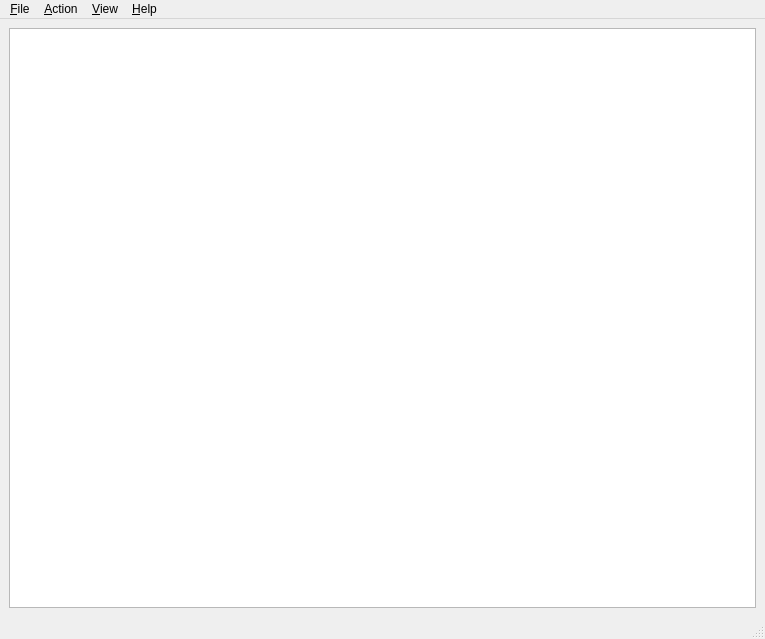
<?xml version="1.0" encoding="UTF-8"?>
<ui version="4.0">
    <class>MainWindow</class>
    <widget class="QMainWindow" name="MainWindow">
        <property name="geometry">
            <rect>
                <x>0</x>
                <y>0</y>
                <width>765</width>
                <height>639</height>
            </rect>
        </property>
        <property name="windowTitle">
            <string>Device Manager</string>
        </property>
        <widget class="QWidget" name="centralwidget">
            <layout class="QHBoxLayout" name="horizontalLayout">
                <item>
                    <widget class="QTreeView" name="treeView">
                        <property name="animated">
                            <bool>true</bool>
                        </property>
                        <attribute name="headerVisible">
                            <bool>false</bool>
                        </attribute>
                    </widget>
                </item>
            </layout>
        </widget>
        <widget class="QMenuBar" name="menubar">
            <property name="geometry">
                <rect>
                    <x>0</x>
                    <y>0</y>
                    <width>765</width>
                    <height>22</height>
                </rect>
            </property>
            <widget class="QMenu" name="menuFile">
                <property name="title">
                    <string>&amp;File</string>
                </property>
                <addaction name="actionOptions" />
                <addaction name="actionExit" />
            </widget>
            <widget class="QMenu" name="menuAction">
                <property name="title">
                    <string>&amp;Action</string>
                </property>
                <addaction name="actionUpdateDriver" />
                <addaction name="separator" />
                <addaction name="actionScanForHardwareChanges" />
                <addaction name="separator" />
                <addaction name="actionDevicesAndPrinters" />
                <addaction name="actionHelp" />
            </widget>
            <widget class="QMenu" name="menuView">
                <property name="title">
                    <string>&amp;View</string>
                </property>
                <addaction name="actionDevicesByType" />
                <addaction name="actionDevicesByConnection" />
                <addaction name="actionDevicesByDriver" />
                <addaction name="actionDriversByType" />
                <addaction name="actionDriversByDevice" />
                <addaction name="actionResourcesByType" />
                <addaction name="actionResourcesByConnection" />
                <addaction name="separator" />
                <addaction name="actionShowHiddenDevices" />
                <addaction name="actionCustomize" />
            </widget>
            <widget class="QMenu" name="menuHelp">
                <property name="title">
                    <string>&amp;Help</string>
                </property>
                <addaction name="actionHelpTopics" />
                <addaction name="actionWebsite" />
                <addaction name="separator" />
                <addaction name="actionAbout" />
            </widget>
            <addaction name="menuFile" />
            <addaction name="menuAction" />
            <addaction name="menuView" />
            <addaction name="menuHelp" />
        </widget>
        <widget class="QStatusBar" name="statusbar" />
        <action name="actionExit">
            <property name="text">
                <string>Exit</string>
            </property>
        </action>
        <action name="actionOptions">
            <property name="text">
                <string>Options...</string>
            </property>
        </action>
        <action name="actionUpdateDriver">
            <property name="text">
                <string>Update driver</string>
            </property>
            <property name="visible">
                <bool>false</bool>
            </property>
        </action>
        <action name="actionScanForHardwareChanges">
            <property name="text">
                <string>Scan for hardware changes</string>
            </property>
            <property name="shortcut">
                <string>F5</string>
            </property>
        </action>
        <action name="actionDevicesAndPrinters">
            <property name="text">
                <string>Devices and Printers</string>
            </property>
        </action>
        <action name="actionHelp">
            <property name="text">
                <string>Help</string>
            </property>
        </action>
        <action name="actionDevicesByType">
            <property name="checkable">
                <bool>true</bool>
            </property>
            <property name="checked">
                <bool>true</bool>
            </property>
            <property name="text">
                <string>D&amp;evices by type</string>
            </property>
        </action>
        <action name="actionDevicesByConnection">
            <property name="checkable">
                <bool>true</bool>
            </property>
            <property name="text">
                <string>De&amp;vices by connection</string>
            </property>
        </action>
        <action name="actionDevicesByDriver">
            <property name="checkable">
                <bool>true</bool>
            </property>
            <property name="text">
                <string>Dev&amp;ices by driver</string>
            </property>
        </action>
        <action name="actionDriversByType">
            <property name="checkable">
                <bool>true</bool>
            </property>
            <property name="text">
                <string>Drive&amp;rs by type</string>
            </property>
        </action>
        <action name="actionDriversByDevice">
            <property name="checkable">
                <bool>true</bool>
            </property>
            <property name="text">
                <string>Driver&amp;s by device</string>
            </property>
        </action>
        <action name="actionResourcesByType">
            <property name="checkable">
                <bool>true</bool>
            </property>
            <property name="text">
                <string>Resources by t&amp;ype</string>
            </property>
        </action>
        <action name="actionResourcesByConnection">
            <property name="checkable">
                <bool>true</bool>
            </property>
            <property name="text">
                <string>Resources by co&amp;nnection</string>
            </property>
        </action>
        <action name="actionShowHiddenDevices">
            <property name="checkable">
                <bool>true</bool>
            </property>
            <property name="text">
                <string>Sho&amp;w hidden devices</string>
            </property>
        </action>
        <action name="actionCustomize">
            <property name="text">
                <string>C&amp;ustomize...</string>
            </property>
        </action>
        <action name="actionHelpTopics">
            <property name="text">
                <string>Help Topics</string>
            </property>
        </action>
        <action name="actionWebsite">
            <property name="text">
                <string>Website</string>
            </property>
        </action>
        <action name="actionAbout">
            <property name="text">
                <string>About Device Manager...</string>
            </property>
            <property name="toolTip">
                <string>About Device Manager</string>
            </property>
            <property name="statusTip">
                <string>Show the application's About box</string>
            </property>
        </action>
    </widget>
    <resources />
    <connections>
        <connection>
            <sender>actionExit</sender>
            <signal>triggered()</signal>
            <receiver>MainWindow</receiver>
            <slot>close()</slot>
            <hints>
                <hint type="sourcelabel">
                    <x>-1</x>
                    <y>-1</y>
                </hint>
                <hint type="destinationlabel">
                    <x>463</x>
                    <y>359</y>
                </hint>
            </hints>
        </connection>
    </connections>
</ui>
